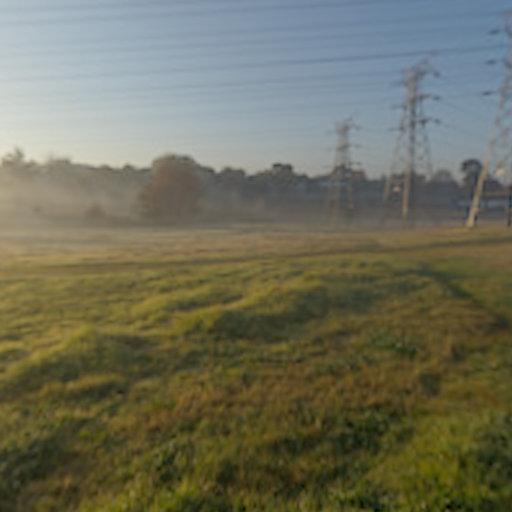
#> input picture godot/tools/ui_art/avatar_sources/storm_ground.jpg, 1024 x 1024 px, given in place of barnwood_diff.jpg, which was not available (shown at 1/2 size)
$ python -i avatars_eclectic.py   (imports and definitions only)
#> lines starting #> are read from the running program, lines starting #| are printed output that depends on the picture; after the words box and inside, x2 and y2 are one past the last pixel; in counts of white or black regions, pixels touching at a corner belong together; pictures that were not available may be replaced by others from this repository, and a replacement may not be noted
### godot/tools/ui_art/build_avatars.py
"""Chat and Casebook avatars (lane avatars). Replaces the appui2 MakeHuman portrait renders.

Two sets (see "sets and output" at the end of this file): "eclectic", the active one, made in avatars_eclectic.py, where each
account looks like a picture the person uploaded; and "emblem", round 1, drawn by the functions in this file and kept as
the alternate set in assets/ui/avatars_alt/. Switch: python build_avatars.py --switch emblem   (or --switch eclectic).

The emblem set, as first briefed:

Robert does not want people-model renders as avatars. Each account gets a profile-picture emblem that says something
about the person: a prop, an animal, a mascot or a mark. One tile shape, one border and one palette (docs/UI-STYLE.md)
hold the set together; the drawing style varies a little per person (cut paper, sticker, flat vector, line drawing,
badge, pixel, hand-drawn doodle). No text, no real crests, brands or likenesses.

Everything is drawn in code at 2048 px (4x supersampling of the 512 root file) with hand-built vector shapes in
Pillow, then downsampled with Lanczos. Outputs, at the exact paths UniverseUI.avatar() and the manifest use:
  assets/ui/avatar_<key>.png             512 x 512 tile, rounded square, transparent outside the corners
  assets/ui/avatars/cutout/<key>.png     512 x 512 the emblem alone on transparent (no tile, no border)
  assets/ui/sizes/96|48/avatar_<key>.png native downscales from the 2048 master, lightly sharpened
Usage: python build_avatars.py [--sheet]     (--sheet also writes docs/realism/models/avatars_final_views.jpg)
"""
import math, os, sys
import numpy as np
from PIL import Image, ImageChops, ImageDraw, ImageFilter

HERE = os.path.dirname(os.path.abspath(__file__))
UI = os.path.normpath(os.path.join(HERE, "..", "..", "assets", "ui"))
N = 2048                      # master canvas, 4x the 512 root file

# Palette: docs/UI-STYLE.md plus one tile colour per person.
CREAM = "#F0E9D1"
PAPER = "#E9DDBE"
INK = "#1F241F"
INK2 = "#2A2F29"
BRASS = "#E0AB59"
BRASS_D = "#B9853A"
MOSS = "#74A87A"
LAKE = "#5C959F"
RUST = "#B36447"
RED = "#DB5C52"
DIM = "#C2C0AE"

TILE = {
    "maya": "#8E3E5C",      # raspberry
    "jo": "#6A5592",        # violet
    "riley": "#5E8A5F",     # moss
    "tom": "#587795",       # storm steel blue
    "sam": "#3B8584",       # lake teal
    "alex": "#B36447",      # rust
    "rennick": "#25314A",   # deep constabulary navy
    "unknown": "#1A1E20",   # charcoal
    "you": "#E0AB59",       # brass, the player's action colour
    "wren": "#E9DDBE",      # field-map paper
    "kit": "#9CC4C8",       # pale lake
}

CAST = [  # key, person, concept, style, one-line rationale
    ("maya", "Maya, editor and channel owner", "clapperboard", "cut paper",
     "Maya cuts every clip before it goes up: a cut-paper clapperboard says editor and channel owner."),
    ("jo", "Jo, events and bookings", "festival ticket", "sticker",
     "Jo books the festival and the parade: a die-cut admit-one ticket with a star punched in."),
    ("riley", "Riley, park ranger", "sheep", "flat vector",
     "Riley guards the pasture, the flock and the graves: a sheep she is protecting."),
    ("tom", "Tom, storm chaser", "storm cloud and bolt", "flat vector",
     "Tom is restless and chases weather: a thundercloud throwing a mustard bolt."),
    ("sam", "Sam, meteorologist", "windsock", "line drawing",
     "Sam is precise about wind windows: a striped windsock drawn in clean lines, gusts trailing."),
    ("alex", "Alex, tech reviewer", "gear and spanner", "embroidered badge",
     "Alex reviews gear and offers tools: a stitched workshop patch with a gear and a spanner."),
    ("rennick", "Constable Rennick, Halloway Valley Constabulary", "peaked cap with a lamp", "badge",
     "Rennick is quiet authority from 1984: a constable's peaked cap carrying a lit lamp, no crest."),
    ("unknown", "Unknown account", "pixel question mark", "pixel",
     "The anonymous account: a low-resolution question mark glowing on charcoal, no face at all."),
    ("you", "You, the pilot", "smiling quadcopter", "sticker",
     "The player: a friendly top-down quadcopter sticker with two LED eyes, on brass."),
    ("wren", "Wren, lost hiker", "wren bird in a scarf", "hand-drawn doodle",
     "Wren is the bird they are named for, in their red scarf, on a dotted trail across map paper."),
    ("kit", "Kit, DroneBudz support", "lifebuoy", "flat vector",
     "Kit is the help desk: a rust-and-cream lifebuoy, the universal sign for 'I can help'."),
]


# ---------------------------------------------------------------- drawing kit (unit coordinates 0..1)

def hx(c, a=255):
    c = c.lstrip("#")
    return (int(c[0:2], 16), int(c[2:4], 16), int(c[4:6], 16), a)


def P(x, y):
    return (x * N, y * N)


def blank():
    return Image.new("L", (N, N), 0)


# [4 lines left out: function m_poly, not called in this run]


def m_ell(cx, cy, rx, ry=None):
    ry = rx if ry is None else ry
    m = blank()
    ImageDraw.Draw(m).ellipse([P(cx - rx, cy - ry), P(cx + rx, cy + ry)], fill=255)
    return m


# [22 lines left out: functions m_rrect, m_line, m_union, not called in this run]


def m_sub(a, b):
    return ImageChops.subtract(a, b)


def m_and(a, b):
    return ImageChops.multiply(a, b)


def m_rot(m, deg, cx=0.5, cy=0.5):
    return m.rotate(deg, resample=Image.BICUBIC, center=P(cx, cy))


def m_shift(m, dx, dy):
    return ImageChops.offset(m, int(dx * N), int(dy * N))


# [4 lines left out: function m_grow, not called in this run]


def m_scale_alpha(m, a):
    return m.point(lambda v: int(v * a))


# [19 lines left out: function jitter, not called in this run]


def circle_pts(cx, cy, r, n=72, ry=None):
    ry = r if ry is None else ry
    return [(cx + r * math.cos(2 * math.pi * i / n), cy + ry * math.sin(2 * math.pi * i / n)) for i in range(n)]


class Layer:
    def __init__(self):
        self.img = Image.new("RGBA", (N, N), (0, 0, 0, 0))

    def fill(self, mask, col, alpha=1.0):
        lay = Image.new("RGBA", (N, N), hx(col))
        lay.putalpha(m_scale_alpha(mask, alpha) if alpha < 1 else mask)
        self.img = Image.alpha_composite(self.img, lay)

    def shadow(self, mask, dx=0.010, dy=0.016, blur=0.010, alpha=0.38, col="#0B0D0C"):
        s = m_shift(mask, dx, dy).filter(ImageFilter.GaussianBlur(blur * N))
        self.fill(s, col, alpha)

    # [6 lines left out: function sticker, not called in this run]


# ---------------------------------------------------------------- the tile, shared by every avatar

TILE_R = 0.22          # corner radius as a fraction of the side: the one corner shape of the set
RING_IN = 0.034        # inset of the cream hairline ring
RING_W = 0.014


def tile_mask():
    return m_rrect(0.0, 0.0, 1.0, 1.0, TILE_R)


# [227 lines left out: functions tile_background, frame, maya, jo, riley, tom and 4 more, not called in this run]


QMARK = [
    "....######....",
    "...########...",
    "..###....###..",
    "..##......##..",
    "..........##..",
    ".........###..",
    "........###...",
    "......####....",
    ".....###......",
    ".....##.......",
    ".....##.......",
    "..............",
    ".....##.......",
    ".....##.......",
]


# [119 lines left out: functions unknown, you, wren, kit, not called in this run]


EMBLEM = {"maya": maya, "jo": jo, "riley": riley, "tom": tom, "sam": sam, "alex": alex, "rennick": rennick,
          "unknown": unknown, "you": you, "wren": wren, "kit": kit}


# ---------------------------------------------------------------- sets and output
#
# Two sets exist. "eclectic" (the default, ACTIVE_SET) looks like pictures people uploaded themselves (avatars_eclectic.py).
# "emblem" is round 1: the illustrated emblems above, kept as the alternate set at Robert's request.
# Both are always written to assets/ui/avatars_alt/ as <key>_<set>.png (512), cutout/<key>_<set>.png and sizes/96|48/.
# The active set is what the game loads: avatar_<key>.png, sizes/96|48/avatar_<key>.png, avatars/cutout/<key>.png.
#   python build_avatars.py --sheet                 render both, eclectic active, rebuild the contact sheet
#   python build_avatars.py --set emblem --sheet    render both, emblem active
#   python build_avatars.py --switch emblem         no rendering: copy avatars_alt/*_emblem into the active files
ACTIVE_SET = "eclectic"
SETS = ("eclectic", "emblem")


# [27 lines left out: functions render, circle_cut, render_set, not called in this run]


def small(img, s):
    return img.resize((s, s), Image.LANCZOS).filter(ImageFilter.UnsharpMask(radius=0.6, percent=55, threshold=1))


# [94 lines left out: functions note, files_for, write, manifest_rows, update_manifest, switch and 1 more, not called in this run]


# [6 lines that do not run on import are left out]

### godot/tools/ui_art/avatars_eclectic.py
"""The eclectic avatar set (lane avatars, round 2): each account looks like a picture the person uploaded themselves.

No shared tile, border or palette. Sources are mixed on purpose: real CC0 photographs (Sam, You, Wren, Tom's composite),
cartoons (Maya's cat, Riley's dog), a logo and a badge (Kit's mascot, Rennick's constabulary emblem), a stock-style vector
(Jo), a product shot (Alex) and a glitched default (Unknown). Photos come from avatar_sources/ (avatar_photo_prep.py).
Every function returns a 2048 x 2048 RGBA master; build_avatars.py downsamples and writes the files.
"""
import math, os
import numpy as np
from PIL import Image, ImageDraw, ImageFilter, ImageEnhance, ImageChops
import build_avatars as B
from build_avatars import N, P, blank, m_poly, m_ell, m_rrect, m_line, m_union, m_sub, m_and, m_rot, m_shift, m_grow, Layer, hx

HERE = os.path.dirname(os.path.abspath(__file__))
SRC = os.path.join(HERE, "avatar_sources")
UI = B.UI
TEX = os.path.normpath(os.path.join(HERE, "..", "..", "assets", "textures"))

# key: (what it is, kind of image, source line, licence, one-line rationale)
CAST = {
    "maya": ("a cartoon of her ginger cat", "cartoon", "drawn in code (own work)", "original",
             "An editor who lives online posts her cat, drawn as a cheeky cartoon on a sunny yellow."),
    "jo": ("festival bunting and string lights at dusk", "stock-style vector", "drawn in code (own work)", "original",
           "Jo books the festival: her picture is the bunting and lights she spends every summer hanging."),
    "riley": ("a cartoon of her sheepdog", "cartoon", "drawn in code (own work)", "original",
              "The ranger protecting the flock picks her working dog, a black-and-white collie, not herself."),
    "tom": ("a tornado over the Kansas plains", "photo",
            "NOAA Photo Library nssl0232 'Tornado over the Kansas plains' (Wikimedia Commons; full URL in APPUI-README),"
            " Sean Waugh, NOAA/NSSL, 23 May 2008",
            "public domain (NOAA employee work)",
            "Tom chases storms, so his picture is the one he is proudest of: a tornado roping down over a wheat field."),
    "sam": ("fair-weather cumulus in a blue sky", "photo",
            "Poly Haven kloofendal_48d_partly_cloudy_puresky, https://polyhaven.com/a/kloofendal_48d_partly_cloudy_puresky,"
            " Greg Zaal", "CC0", "A precise meteorologist posts a textbook cumulus sky, the kind he reads windows from."),
    "alex": ("his own race drone on the workbench", "product shot",
             "Raptor render from lane appui2 (items/cutout/raptor.png, own work) on Poly Haven wood_planks_grey"
             " (https://polyhaven.com/a/wood_planks_grey, Rob Tuytel)", "own work + CC0",
             "The tech reviewer's picture is gear: his Raptor quad shot like a review thumbnail on the bench."),
    "rennick": ("Halloway Provincial Constabulary emblem", "logo / badge", "drawn in code (own work); fictional service,"
                " no real crest, motto or text", "original",
                "The constable uses the service emblem: shield, crown, laurel and a lamp, blue and gold, fictional."),
    "unknown": ("a glitched default silhouette", "pixel / glitch", "drawn in code (own work)", "original",
                "Never set a picture: the grey default placeholder, corrupted with pixel glitches."),
    "you": ("a sunrise over a misty field", "photo",
            "Poly Haven HDRI bundled with Blender 4.2.3 (studiolights/world/sunrise.exr), Greg Zaal", "CC0",
            "The pilot's own dawn shot: low sun through mist over a field, the light every drone flyer waits for."),
    "wren": ("a gravel trail through the woods", "photo",
             "Poly Haven HDRI bundled with Blender 4.2.3 (studiolights/world/forest.exr), Greg Zaal", "CC0",
             "A hiker's own trail photo: a gravel path curving off into green woods, the kind of walk Wren set out on."),
    "kit": ("DroneBudz support mascot", "logo / mascot", "drawn in code (own work)", "original",
            "The support desk uses the app's mascot: a friendly little prop-bot wearing a headset."),
}


def photo(name, size=N):
    return Image.open(os.path.join(SRC, name + ".jpg")).convert("RGB").resize((size, size), Image.LANCZOS)


def solid(col):
    return Image.new("RGBA", (N, N), hx(col))


def over(base, layer):
    return Image.alpha_composite(base, layer.img)


# ------------------------------------------------------------------ cartoons

# [237 lines left out: functions maya, riley, jo, rennick, kit, unknown and 1 more, not called in this run]


def sam():
    return _grade(photo("cumulus"), 1.08, 1.05).convert("RGBA")


def you():
    return _grade(photo("sunrise_field"), 1.12, 1.15).convert("RGBA")


def wren():
    return _grade(photo("woodland_trail"), 1.12, 1.12).convert("RGBA")


# [50 lines left out: functions tom, tom_lightning, not called in this run]


def alex():
    wood = Image.open(os.path.join(TEX, "barnwood_diff.jpg")).convert("RGB")
#> wood is the input picture: PIL image 1024x1024 RGB; mean R, G, B 110.5, 110.5, 90.9
    wood = wood.rotate(90, expand=True).resize((N, N), Image.LANCZOS).filter(ImageFilter.GaussianBlur(10))
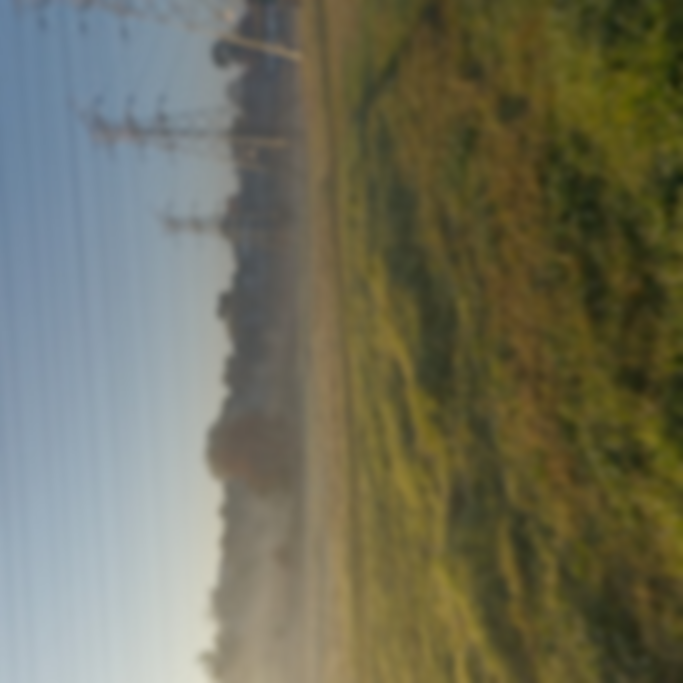
#> wood: PIL image 2048x2048 RGB (shown at 1/3 size); mean R, G, B 110.5, 110.5, 90.9
    w = np.asarray(wood, np.float32)
    yy, xx = np.mgrid[0:N, 0:N].astype(np.float32) / N
    light = 0.55 + 0.75 * np.exp(-(((xx - 0.45) ** 2) / 0.18 + ((yy - 0.35) ** 2) / 0.12))
    w = w * light[..., None] * np.array([1.12, 1.0, 0.86])           # warm lamp on the bench
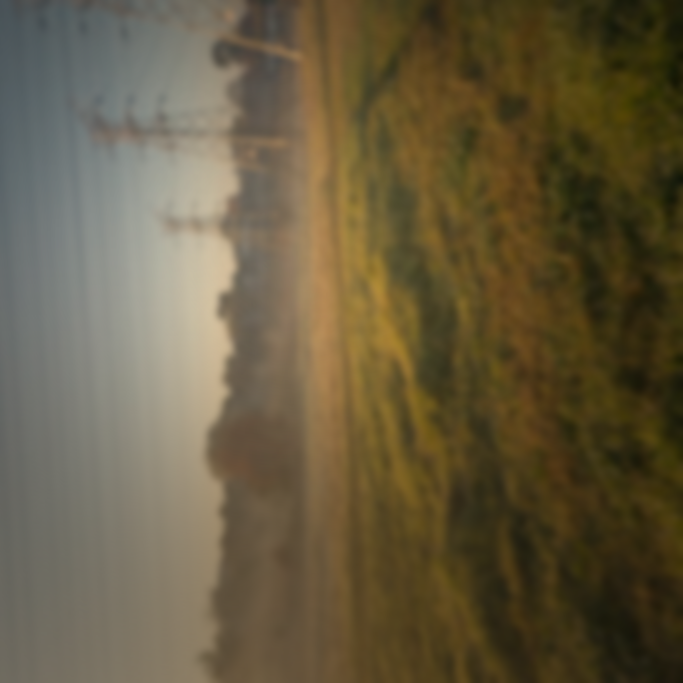
#> w: shape (2048, 2048, 3) float64 (shown at 1/3 size); mean R, G, B 102.3, 91.2, 64.9
    bg = Image.fromarray(np.clip(w, 0, 255).astype(np.uint8), "RGB").convert("RGBA")
    drone = Image.open(os.path.join(UI, "items", "cutout", "raptor.png")).convert("RGBA")
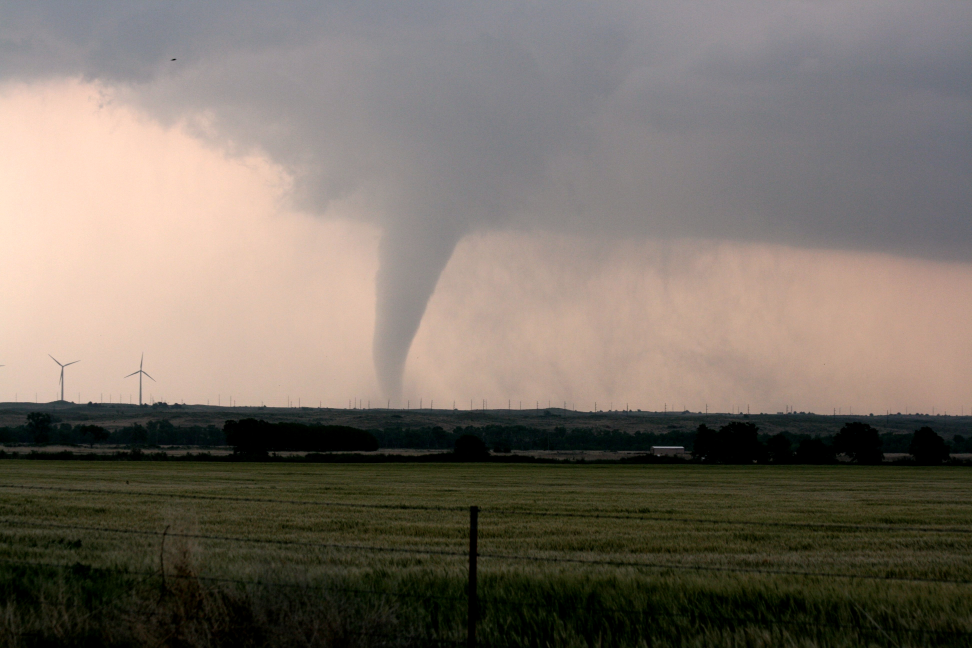
#> input picture godot/tools/ui_art/avatar_sources/tom_photo_original.jpg, 3888 x 2592 px, given in place of raptor.png, which was not available (shown at 1/4 size)
    S = int(N * 1.22)
    drone = drone.resize((S, S), Image.LANCZOS)
#> drone: PIL image 2498x2498 RGBA
    L = Layer()
#> in __init__, `self.img = Image.new("RGBA", (N, N), (0, 0, 0, 0))`: self.img: PIL image 2048x2048 RGBA; every value is 0
    L.fill(m_ell(0.5, 0.70, 0.46, 0.13).filter(ImageFilter.GaussianBlur(0.04 * N)), "#000000", 0.6)
#> in m_ell, `m = blank()`: m: PIL image 2048x2048 L; every value is 0
#> in m_ell, `ImageDraw.Draw(m).ellipse([P(cx - rx, cy - ry), P(cx + rx, cy + ry)], ..`:
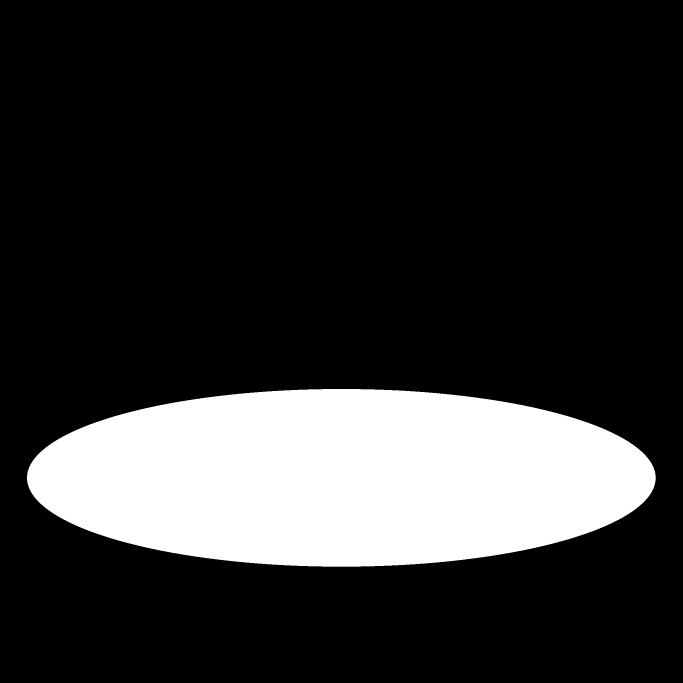
#> m: PIL image 2048x2048 L (shown at 1/3 size); 18.8% white; 1 white region, box (x1, y1, x2, y2) and area: (81, 1167, 1967, 1700) 789578
#> in hx, `c = c.lstrip("#")`: c = '000000'
#> in fill, `lay.putalpha(m_scale_alpha(mask, alpha) if alpha < 1 else mask)`:
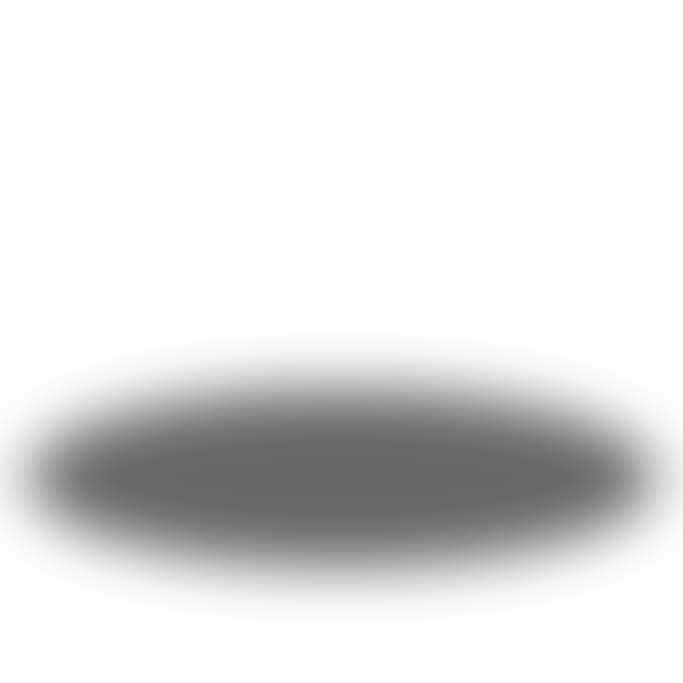
#> lay: PIL image 2048x2048 RGBA (shown at 1/3 size); mean R, G, B, A 0, 0, 0, 28.6; transparent parts drawn white
    out = over(bg, L)
    layer = Image.new("RGBA", (N, N), (0, 0, 0, 0))
    layer.paste(drone, (-(S - N) // 2, -(S - N) // 2 + int(N * 0.02)), drone)
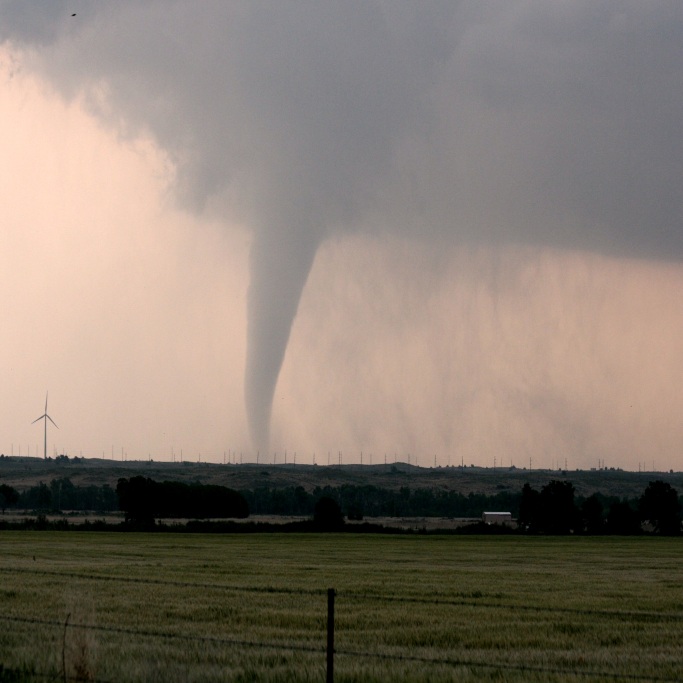
#> layer: PIL image 2048x2048 RGBA (shown at 1/3 size); mean R, G, B, A 131.7, 120.8, 110, 255
    out.alpha_composite(layer)
    return ImageEnhance.Brightness(out).enhance(1.12)
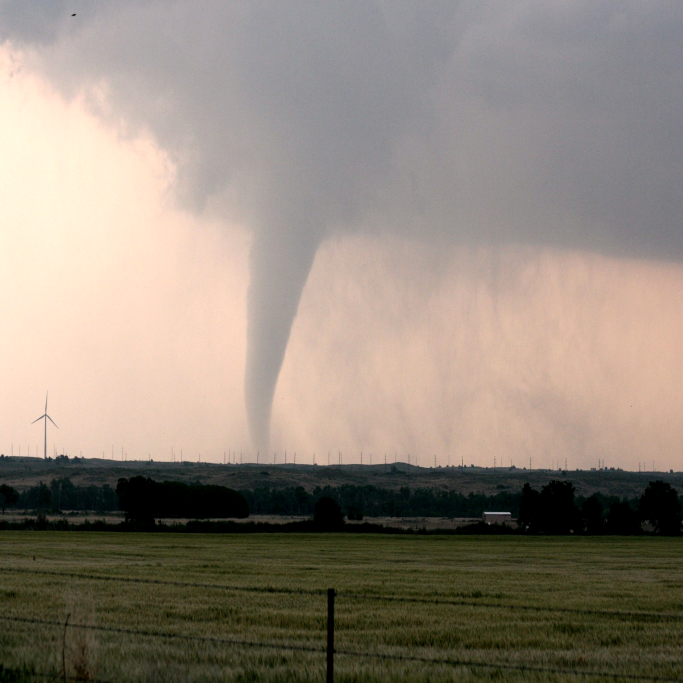
#> returned value: PIL image 2048x2048 RGBA (shown at 1/3 size); mean R, G, B, A 145.6, 134.8, 122.8, 255


EMBLEM = {"maya": maya, "jo": jo, "riley": riley, "tom": tom, "sam": sam, "alex": alex, "rennick": rennick,
          "unknown": unknown, "you": you, "wren": wren, "kit": kit}

>>> result = alex()
